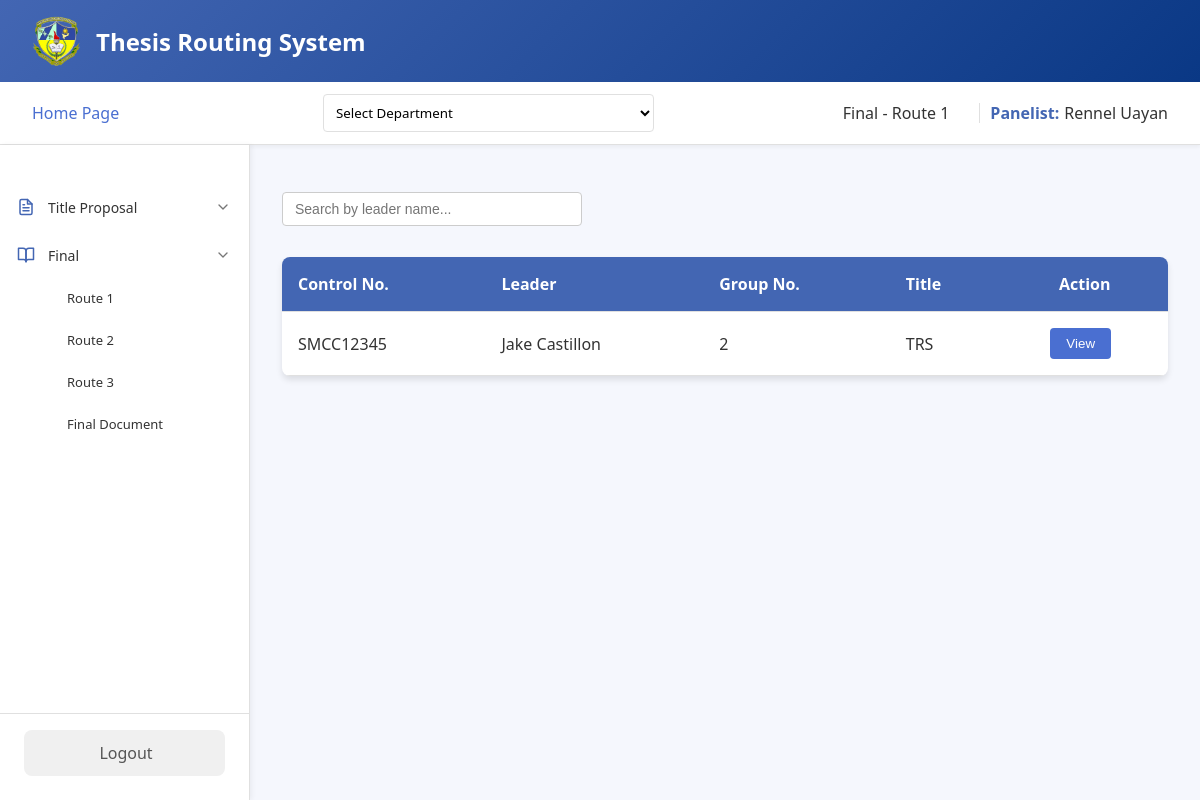
Screenshot of /panel/homepage/final/route1.php (signed in) with the database file from the repository.
### tables this page shows
CREATE TABLE `route1final_files` (
  `route1_id` int(11) NOT NULL,
  `student_id` int(11) NOT NULL,
  `docuRoute1` varchar(255) NOT NULL,
  `panel1_id` int(11) NOT NULL,
  `panel2_id` int(11) NOT NULL,
  `panel3_id` int(11) NOT NULL,
  `panel4_id` int(11) NOT NULL,
  `adviser_id` int(11) NOT NULL,
  `department` varchar(255) NOT NULL,
  `date_submitted` date NOT NULL,
  `controlNo` varchar(244) NOT NULL,
  `fullname` varchar(255) NOT NULL,
  `group_number` int(255) NOT NULL,
  `title` varchar(255) NOT NULL,
  `school_year` varchar(255) NOT NULL,
  `panel5_id` varchar(255) NOT NULL,
  `routeNumber` varchar(255) NOT NULL
);

### panel/homepage/final/route1.php (the view, shortened to what this page needs)
<?php
include '../../../connection.php';
$selectedDepartment = $_POST['department'] ?? '';
$panel_id = $_SESSION['panel_id'];
$fullname = $_SESSION['fullname'] ?? 'Panelist';
?>
<!DOCTYPE html>
<html lang="en">
<head>
</head>
<body>
    <div class="container">
        <header class="header">
            <div class="logo-container">
                <img src="../../../assets/logo.png" alt="SMCC Logo">
                <div class="logo">Thesis Routing System</div>
            </div>
        </header>
        <div class="top-bar">
            <div class="homepage">
                <a href="../homepage.php">Home Page</a>
            </div>
            <div class="dropdown-container">
    <?php
    $checkPanel1Query = "SELECT COUNT(*) as count FROM route1final_files WHERE panel1_id = ? OR panel2_id = ? OR panel3_id = ? OR panel4_id = ? OR panel5_id = ?";
    $checkStmt = $conn->prepare($checkPanel1Query);
    $checkStmt->bind_param("sssss", $panel_id, $panel_id, $panel_id, $panel_id, $panel_id);
    $checkStmt->execute();
    $isPanelResult = $checkStmt->get_result();
    $isPanel1 = ($isPanelResult->fetch_assoc()['count'] > 0);
    if ($isPanel1): ?>
        <form method="POST">
            <select name="department" onchange="this.form.submit()">
                <option value="">Select Department</option>
            </select>
        </form>
    <?php endif; ?>
</div>
            <div class="user-info">
                <div class="routeNo" style="margin-right: 20px;">Final - Route 1</div>
                <span class="role">Panelist:</span>
                <span class="user-name"><?= htmlspecialchars($fullname) ?></span>
            </div>
        </div>
        <div class="main-content">
        <nav class="sidebar">
                <nav class="nav-menu">
                    <div class="menu-item dropdown">
                        <div class="menu-header">
                            <div class="icon">
                            </div>
                            <span>Title Proposal</span>
                            <div class="dropdown-icon expanded">
                                <svg xmlns="http://www.w3.org/2000/svg" viewBox="0 0 24 24" fill="none"
                                    stroke="currentColor" stroke-width="2" stroke-linecap="round"
                                    stroke-linejoin="round">
                                    <polyline points="6 9 12 15 18 9"></polyline>
                                </svg>
                            </div>
                        </div>
                    </div>
                    <div class="menu-item dropdown">
                        <div class="menu-header">
                            <div class="icon">
                                <svg xmlns="http://www.w3.org/2000/svg" viewBox="0 0 24 24" fill="none"
                                    stroke="currentColor" stroke-width="2" stroke-linecap="round"
                                    stroke-linejoin="round">
                                    <path d="M2 3h6a4 4 0 0 1 4 4v14a3 3 0 0 0-3-3H2z"></path>
                                    <path d="M22 3h-6a4 4 0 0 0-4 4v14a3 3 0 0 1 3-3h7z"></path>
                                </svg>
                            </div>
                            <span>Final</span>
                            <div class="dropdown-icon">
                                <svg xmlns="http://www.w3.org/2000/svg" viewBox="0 0 24 24" fill="none"
                                    stroke="currentColor" stroke-width="2" stroke-linecap="round"
                                    stroke-linejoin="round">
                                    <polyline points="6 9 12 15 18 9"></polyline>
                                </svg>
                            </div>
                        </div>
                        <div class="dropdown-content">
                            <a href="../final/route1.php" class="submenu-item">Route 1</a>
                            <a href="../final/route2.php" class="submenu-item">Route 2</a>
                            <a href="../final/route3.php" class="submenu-item">Route 3</a>
                            <a href="../final/finaldocu.php" class="submenu-item">Final Document</a>
                        </div>
                    </div>
                </nav>
                <div class="logout">
                    <a href="../../../logout.php">Logout</a>
                </div>
            </nav>
            <div class="content" id="content-area">
            <div class="search-container">
                <input type="text" id="searchInput" class="search-box" placeholder="Search by leader name..." onkeyup="searchTable()">
            </div>
            <?php
            $query = "
                SELECT
                    docuRoute1,
                    department,
                    student_id,
                    route1_id,
                    controlNo,
                    fullname,
                    group_number,
                    title
                FROM route1final_files
                WHERE (panel1_id = ? OR panel2_id = ? OR panel3_id = ? OR panel4_id = ? OR panel5_id = ?)
                " . ($selectedDepartment ? " AND department = ?" : "");
            $stmt = $conn->prepare($query);
            if ($selectedDepartment) {
                $stmt->bind_param("ssssss", $panel_id, $panel_id, $panel_id, $panel_id, $panel_id, $selectedDepartment);
            } else {
                $stmt->bind_param("sssss", $panel_id, $panel_id, $panel_id, $panel_id, $panel_id);
            }
            $stmt->execute();
            $result = $stmt->get_result();
            $files_to_display = [];
            if ($result->num_rows > 0) {
                while($row = $result->fetch_assoc()) {
                    $route1_id = $row['route1_id'];
                    $can_display = false;
                    $check_route1 = $conn->prepare("SELECT COUNT(*) as count FROM final_monitoring_form
                                                  WHERE route1_id = ? AND adviser_id IS NOT NULL");
                    $check_route1->bind_param("i", $route1_id);
                    $check_route1->execute();
                    $route1_result = $check_route1->get_result();
                    $route1_has_review = ($route1_result && $route1_result->fetch_assoc()['count'] > 0);
                    if ($route1_has_review) {
                        $can_display = true;
                    }
                    if ($can_display) {
                        $files_to_display[] = $row;
                    }
                }
            }
            if (!empty($files_to_display)) {
                echo "
                <table>
                    <thead>
                        <tr>
                            <th>Control No.</th>
                            <th>Leader</th>
                            <th>Group No.</th>
                            <th>Title</th>
                            <th class='action-label'>Action</th>
                        </tr>
                    </thead>
                    <tbody>
                ";
                foreach ($files_to_display as $row) {
                    $filePath = htmlspecialchars($row['docuRoute1'], ENT_QUOTES);
                    $route1_id = htmlspecialchars($row['route1_id'], ENT_QUOTES);
                    $student_id = htmlspecialchars($row['student_id'], ENT_QUOTES);
                    $controlNo = htmlspecialchars($row['controlNo'], ENT_QUOTES);
                    $fullname = htmlspecialchars($row['fullname'], ENT_QUOTES);
                    $groupNo = htmlspecialchars($row['group_number'], ENT_QUOTES);
                    $title = htmlspecialchars($row['title'], ENT_QUOTES);
                    echo "
                        <tr>
                            <td>$controlNo</td>
                            <td>$fullname</td>
                            <td>$groupNo</td>
                            <td>$title</td>
                            <td style='text-align: center;'>
                    <button class='view-button' onclick=\"viewFile('$filePath', '$route1_id', '$student_id')\">View</button>
                </td>
            </tr>
        ";
    }
    echo "
        </tbody>
    </table>
    ";
} else {
    echo "<p>No files uploaded yet.</p>";
}
?>
            </div>
        </div>
    </div>
</body>
</html>

### panel/homepage/final/route1.php (style rules this page uses)
:root { --primary: #4366b3; --primary-light: #0a3885; --accent: #4a6fd1; --light: #f5f7fd; --dark: #333; --success: #28a745; --shadow: 0 4px 6px rgba(0, 0, 0, 0.1); --border: #e0e0e0; --white: #ffffff; --hover: #f5f7fd; --active: #e5ebf8; --text-light: #777777; --radius: 8px; }
* { margin: 0; padding: 0; box-sizing: border-box; }
body { font-family: 'Segoe UI', Tahoma, Geneva, Verdana, sans-serif; background-color: var(--light); color: var(--dark); min-height: 100vh; }
.container { display: flex; flex-direction: column; min-height: 100vh; }
.header { background: linear-gradient(135deg, var(--primary) 0%, var(--primary-light) 100%); color: white; padding: 1rem 2rem; box-shadow: var(--shadow); }
.logo-container { display: flex; align-items: center; }
.logo-container img { height: 50px; margin-right: 15px; }
.logo { font-size: 1.5rem; font-weight: 600; }
.top-bar { display: flex; justify-content: space-between; align-items: center; padding: 0.75rem 2rem; background-color: white; box-shadow: 0 2px 4px rgba(0, 0, 0, 0.05); border-bottom: 1px solid var(--border); }
.homepage a { color: var(--accent); text-decoration: none; font-weight: 500; transition: all 0.3s; }
.dropdown-container { display: flex; gap: 8px; margin-left: 15px; }
.dropdown-container select { padding: 0.5rem; border-radius: 4px; border: 1px solid var(--border); background-color: white; font-family: inherit; cursor: pointer; }
.user-info { display: flex; align-items: center; }
.role { font-weight: 600; margin-right: 5px; color: var(--primary); }
.user-name { color: var(--dark); }
.main-content { display: flex; flex: 1; }
.sidebar { width: 250px; background-color: white; padding: 1.5rem 0; box-shadow: 2px 0 5px rgba(0, 0, 0, 0.05); display: flex; flex-direction: column; justify-content: space-between; border-right: 1px solid var(--border); }
.sidebar a { display: block; padding: 0.75rem 1.5rem; color: var(--dark); text-decoration: none; transition: all 0.3s; border-left: 3px solid transparent; }
.logout { padding: 0 1.5rem; margin-top: auto; border-top: 1px solid var(--border); padding-top: 1rem; }
.logout a { display: flex; align-items: center; justify-content: center; background-color: #f0f0f0; color: #555; padding: 0.75rem; border-radius: 8px; text-decoration: none; font-weight: 500; transition: all 0.3s; }
.action-label { text-align: center; }
.content { flex: 1; padding: 2rem; position: relative; overflow: auto; }
table { width: 100%; border-collapse: collapse; margin-top: 1rem; background-color: white; box-shadow: var(--shadow); border-radius: 8px; overflow: hidden; }
th, td { padding: 1rem; text-align: left; border-bottom: 1px solid var(--border); }
th { background-color: var(--primary); color: white; font-weight: 600; }
button { padding: 0.5rem 1rem; border: none; border-radius: 4px; cursor: pointer; font-weight: 500; transition: all 0.3s; }
.view-button { background-color: var(--accent); color: white; margin-right: 0.5rem; }
.nav-menu { display: flex; flex-direction: column; padding: 1rem 0; gap: 4px; }
.menu-item { display: flex; flex-direction: column; }
.menu-header { display: flex; align-items: center; padding: 0.75rem 1rem; cursor: pointer; border-radius: 8px; transition: all 0.2s ease; gap: 12px; }
.icon { width: 20px; height: 20px; display: flex; align-items: center; justify-content: center; color: var(--primary); }
.icon svg { width: 18px; height: 18px; stroke: var(--primary); }
.menu-header span { flex: 1; font-size: 14px; color: var(--dark); }
.dropdown-icon { width: 20px; height: 20px; display: flex; align-items: center; justify-content: center; transition: transform 0.2s ease; }
.dropdown-icon svg { width: 16px; height: 16px; stroke: #777777; }
.dropdown-content { display: none; flex-direction: column; padding-left: 2.5rem; }
.dropdown-content.show { display: flex; }
.submenu-item { padding: 0.6rem 1rem; font-size: 13px; color: #777777; text-decoration: none; border-radius: 8px; transition: all 0.2s ease; }
.search-container { margin: 15px 0; width: 100%; display: flex; justify-content: flex-start; align-items: center; }
.search-box { padding: 8px 12px; border: 1px solid #ccc; border-radius: 4px; width: 300px; font-size: 14px; margin-bottom: 15px; }

### rows the page displays
route1final_files: controlNo "SMCC12345", fullname "Jake Castillon", group_number "2", title "TRS"

### other values shown
$fullname "Rennel Uayan"
